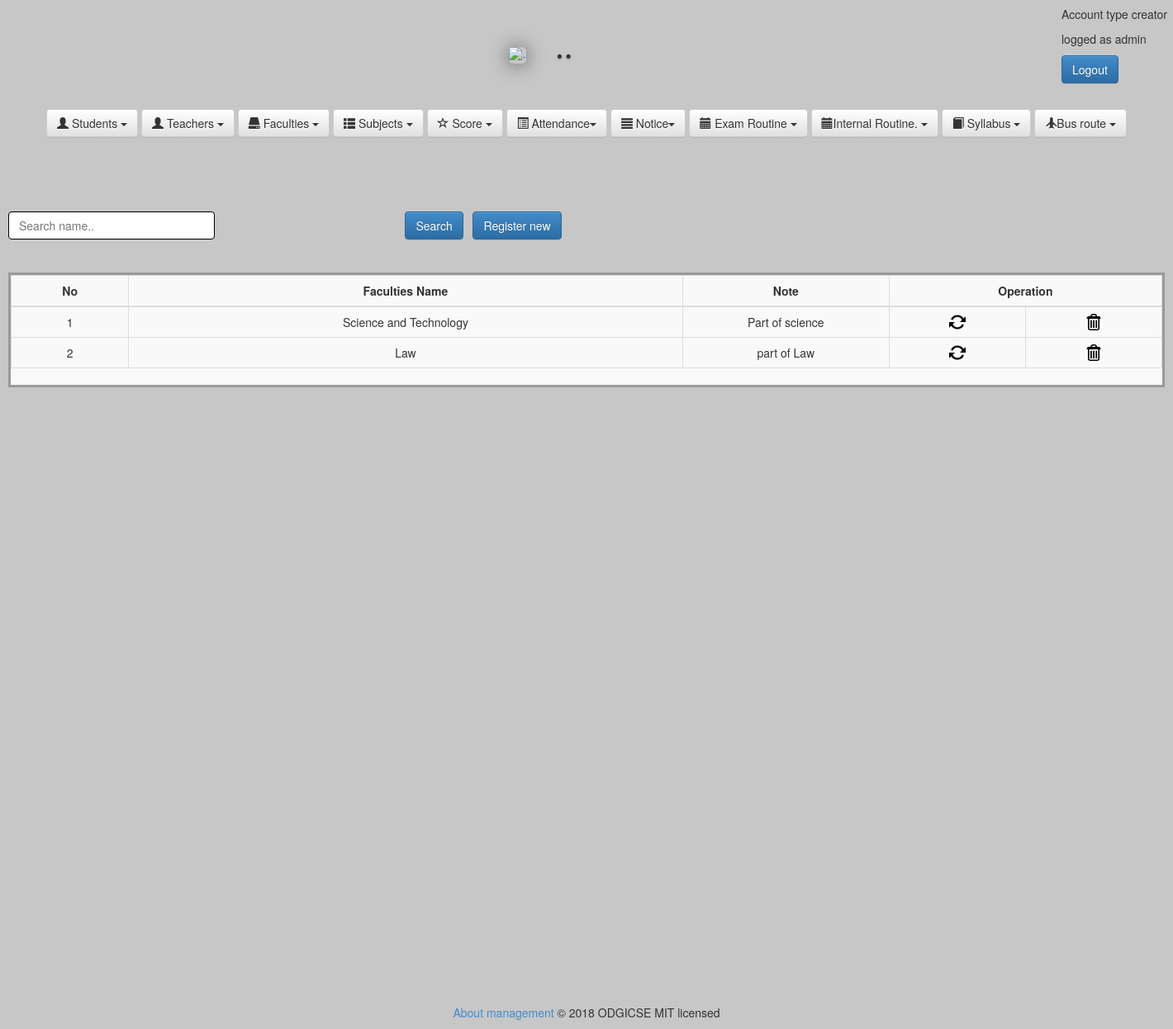
The page /everyone.php?tag=view_faculties (signed in) on the database its author committed.
### tables this page shows
CREATE TABLE IF NOT EXISTS `facuties_tbl` (
  `faculties_id` int(10) unsigned NOT NULL AUTO_INCREMENT,
  `faculties_name` varchar(50) NOT NULL,
  `note` varchar(100) NOT NULL,
  PRIMARY KEY (`faculties_id`)
);

### View_Faculties.php (the view, shortened to what this page needs)
<!DOCTYPE html PUBLIC "-//W3C//DTD XHTML 1.0 Transitional//EN" "http://www.w3.org/TR/xhtml1/DTD/xhtml1-transitional.dtd">
<html xmlns="http://www.w3.org/1999/xhtml">
<head>
<link rel="stylesheet" type="text/css" href="css/style_view.css" />
</head>
<body>
<div class="btn_pos">
        <form method="post">
            <input type="text" name="searchtxt" class="input_box_pos form-control" placeholder="Search name.." />
            <div class="btn_pos_search">
            <input type="submit" class="btn btn-primary btn-large" name="btnsearch" value="Search"/>&nbsp;&nbsp;
            <a href="?tag=faculties_entry"><input type="button" class="btn btn-large btn-primary" value="Register new" name="butAdd"/></a>
            </div>
        </form>
    </div><br><br>
<div class="table_margin">
<table class="table table-bordered">
        <thead>
            <tr>
            <th style="text-align: center;">No</th>
            <th style="text-align: center;">Faculties Name</th>
            <th style="text-align: center;" width="250px">Note</th>
            <th style="text-align: center;" colspan="2">Operation</th>
      	    </tr>
        </thead>
         <?php
		 $key="";
	if($key !="")
		$sql_sel=mysql_query("SElECT * FROM facuties_tbl WHERE faculties_name  like '%$key%' ");
	else
    		$sql_sel=mysql_query("SELECT * FROM facuties_tbl");
			$i=0;
    while($row=mysql_fetch_array($sql_sel)){
    $i++;
    	?>
        <tr>
            <td><?php echo $i;?></td>
            <td><?php echo $row['faculties_name'];?></td>
            <td><?php echo $row['note'];?></td>
            <td align="center"><a href="?tag=faculties_entry&opr=upd&rs_id=<?php echo $row['faculties_id'];?>" title="Upate"><img style="-webkit-box-shadow: 0px 0px 0px 0px rgba(50, 50, 50, 0.75);-moz-box-shadow:    0px 0px 0px 0px rgba(50, 50, 50, 0.75);box-shadow:         0px 0px 0px 0px rgba(50, 50, 50, 0.75);" src="picture/update.png" height="20" alt="Update" /></a></td>
            <td align="center"><a href="?tag=view_faculties&opr=del&rs_id=<?php echo $row['faculties_id'];?>" title="Delete"><img style="-webkit-box-shadow: 0px 0px 0px 0px rgba(50, 50, 50, 0.75);-moz-box-shadow:    0px 0px 0px 0px rgba(50, 50, 50, 0.75);box-shadow:         0px 0px 0px 0px rgba(50, 50, 50, 0.75);" src="picture/delete.jpg" height="20" alt="Delete" /></a></td>
        </tr>
    <?php
    }
    ?>
   	</table>
</div>
</body>
</html>

### css/home.css (style rules this page uses)
body { background-color: #c7c7c7; }
img { -webkit-box-shadow: 0px 1px 22px 0px rgba(50, 50, 50, 0.75); -moz-box-shadow: 0px 1px 22px 0px rgba(50, 50, 50, 0.75); box-shadow: 0px 1px 22px 0px rgba(50, 50, 50, 0.75); -webkit-border-radius: 5px; -moz-border-radius: 5px; border-radius: 5px; }

### css/style_view.css (style rules this page uses)
body { background-color: #c7c7c7; }
.table_margin { background-color: #f9f9f9; }
.table_margin { width: 1400px; border: 3px solid #9d9898; }
.btn_pos { text-align: center; }
.input_box_pos { width: 250px; border: 1px solid black; float: left; }
.btn_pos { margin-right: 500px; }

### rows shown on the page
facuties_tbl: faculties_name "Science and Technology", note "Part of science"
facuties_tbl: faculties_name "Law", note "part of Law"

### other values the page prints
$type "creator"
$user "admin"
